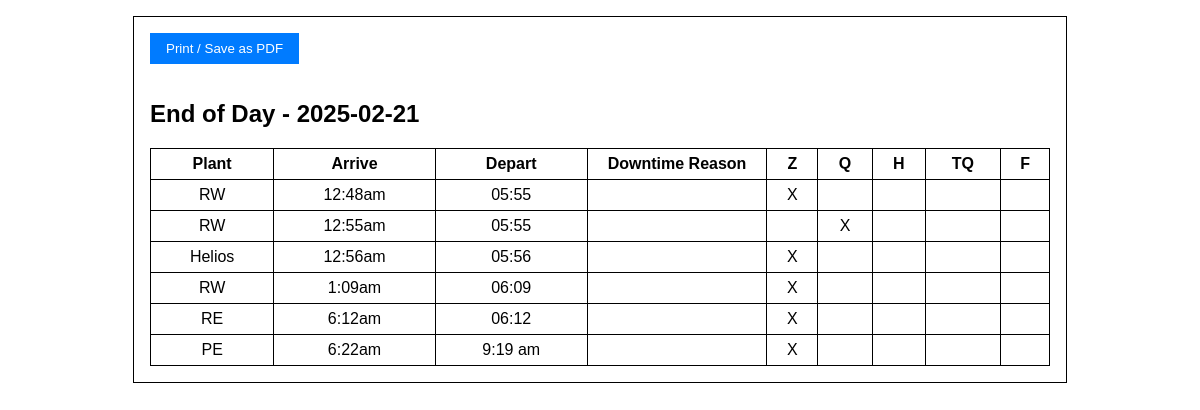
/end_of_day_print (signed in), run on the app's committed database.
### lacksdrivers.py (models this page shows, shortened)
class DriverLog(db.Model):
    __tablename__ = "driver_log"
    id = db.Column(db.Integer, primary_key=True)
    driver_id = db.Column(db.Integer, db.ForeignKey("user.id"), nullable=False)
    date = db.Column(db.Date, nullable=False)
    arrive_time = db.Column(db.String(20))
    depart_time = db.Column(db.String(20))
    downtime_reason = db.Column(db.String(200), nullable=True)
    load_size = db.Column(db.String(10), nullable=False)
    plant_name = db.Column(db.String(20), nullable=False)
    maintenance = db.Column(db.Boolean, default=False)
    fuel = db.Column(db.Boolean, default=False)
    meeting = db.Column(db.Boolean, default=False)
    created_at = db.Column(db.DateTime, default=datetime.utcnow)
    updated_at = db.Column(db.DateTime, onupdate=datetime.utcnow)

### lacksdrivers.py (the view)
@app.route("/end_of_day_print")
@login_required
def end_of_day_print():
    local_tz = pytz.timezone("America/Detroit")
    today_local_date = datetime.now(local_tz).date()
    logs = DriverLog.query.filter_by(driver_id=current_user.id, date=today_local_date).all()
    drivers_logs = { current_user.username: logs }
    return render_template("end_of_day_print.html", the_date=today_local_date, drivers_logs=drivers_logs)

### lacksdrivers.py (called while the page is built)
@app.context_processor
def inject_plant_addresses():
    return dict(PLANT_ADDRESSES=PLANT_ADDRESSES)

@login_manager.user_loader
def load_user(user_id):
    return User.query.get(int(user_id))

@app.template_filter('to_local_time')
def to_local_time(utc_str):
    if not utc_str:
        return ""
    try:
        dt_utc = datetime.strptime(utc_str, "%Y-%m-%d %H:%M:%S")
        dt_utc = pytz.utc.localize(dt_utc)
        local_tz = pytz.timezone("America/Detroit")
        dt_local = dt_utc.astimezone(local_tz)
        formatted = dt_local.strftime("%I:%M%p").lower()
        return formatted.lstrip('0')
    except ValueError:
        return utc_str

### templates/end_of_day_print.html (shortened to what this page needs)
<!DOCTYPE html>
<html>
<head>
</head>
<body>
<div class="print-container">
  <button class="print-btn" onclick="window.print()">Print / Save as PDF</button>
  <h2>End of Day - {{ the_date }}</h2>
  {% if drivers_logs[current_user.username] %}
    <table>
      <thead>
        <tr>
          <th>Plant</th>
          <th>Arrive</th>
          <th>Depart</th>
          <th class="downtime-col">Downtime Reason</th>
          <th>Z</th>
          <th>Q</th>
          <th>H</th>
          <th>TQ</th>
          <th>F</th>
        </tr>
      </thead>
      <tbody>
        {% for log in drivers_logs[current_user.username] %}
        <tr>
          <td>{{ log.plant_name }}</td>
          <td>{{ log.arrive_time|to_local_time if log.arrive_time else '--' }}</td>
          <td>{{ log.depart_time|to_local_time if log.depart_time else '--' }}</td>
          <td>{{ log.downtime_reason or "" }}</td>
          <td>
            {% if log.load_size == "Empty" %}
              X
            {% else %}
              &nbsp;
            {% endif %}
          </td>
          <td>
            {% if log.load_size == "Quarter" %}
              X
            {% else %}
              &nbsp;
            {% endif %}
          </td>
          <td>
          </td>
          <td>
          </td>
          <td>
          </td>
        </tr>
        {% endfor %}
      </tbody>
    </table>
  {% else %}
    <p>No logs found for today.</p>
  {% endif %}
</div>
</body>
</html>

### templates/end_of_day_print.html (style rules this page uses)
body { font-family: Arial, sans-serif; margin: 1rem; color: #000; }
.print-container { width: 900px; margin: 0 auto; border: 1px solid #000; padding: 1rem; }
.print-btn { margin-bottom: 1rem; padding: 8px 16px; background: #007bff; color: #fff; border: none; cursor: pointer; }
table { width: 100%; border-collapse: collapse; margin-top: 1rem; }
th, td { border: 1px solid #000; padding: 6px; text-align: center; vertical-align: middle; }
.downtime-col { width: 20%; }

### data on the page
DriverLog: plant_name "RW", arrive_time|to_local_time "12:48am", depart_time|to_local_time "05:55", load_size "X"
DriverLog: plant_name "RW", arrive_time|to_local_time "12:55am", depart_time|to_local_time "05:55", load_size "X"
DriverLog: plant_name "Helios", arrive_time|to_local_time "12:56am", depart_time|to_local_time "05:56", load_size "X"
DriverLog: plant_name "RW", arrive_time|to_local_time "1:09am", depart_time|to_local_time "06:09", load_size "X"
DriverLog: plant_name "RE", arrive_time|to_local_time "6:12am", depart_time|to_local_time "06:12", load_size "X"
DriverLog: plant_name "PE", arrive_time|to_local_time "6:22am", depart_time|to_local_time "9:19 am", load_size "X"
